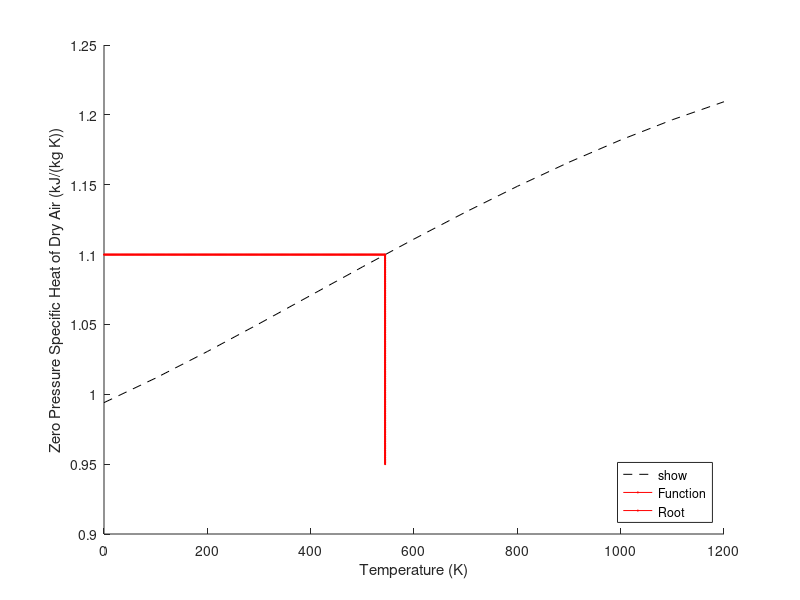

Reproduce this figure in MATLAB.
clc;clear

%Variables
xl = .2;    %lower limit
xu = .5;    %upper limit
cp = 1.1;   %specific heat
num = (.99403 + ((1.671*(10^-4))*xu) + ((9.7215*(10^-8))*(xu.^2)) - ((9.5838*(10^-11))*(xu.^3)) + ((1.952*(10^-14))*(xu.^4)) - cp)*(xu-xl); %numerator of root function
den = (.99403 + ((1.671*(10^-4))*xu) + ((9.7215*(10^-8))*(xu.^2)) - ((9.5838*(10^-11))*(xu.^3)) + ((1.952*(10^-14))*(xu.^4)) - cp)-(.99403 + ((1.671*(10^-4))*xl) + ((9.7215*(10^-8))*(xl.^2)) - ((9.5838*(10^-11))*(xl.^3)) + ((1.952*(10^-14))*(xl.^4)) - cp);    %denominator of root function
xm = xu - (num/den);    %approximated root

%Root finding
iter = 0;   %iteration counter
error = 1;  %initial error
while error > 10^-8 %stopping criterion
    if (.99403 + ((1.671*(10^-4))*xl) + ((9.7215*(10^-8))*(xl.^2)) - ((9.5838*(10^-11))*(xl.^3)) + ((1.952*(10^-14))*(xl.^4)) - cp)*(.99403 + ((1.671*(10^-4))*xm) + ((9.7215*(10^-8))*(xm.^2)) - ((9.5838*(10^-11))*(xm.^3)) + ((1.952*(10^-14))*(xm.^4)) - cp) < 0    %using false position method to determine which part of the interval to discard
        xu = xm;    %upper section discarded
    else
        xl = xm;    %lower section discarded
    end
    xm_prev = xm;   %previous root updated for next iteration
    num = (.99403 + ((1.671*(10^-4))*xu) + ((9.7215*(10^-8))*(xu.^2)) - ((9.5838*(10^-11))*(xu.^3)) + ((1.952*(10^-14))*(xu.^4)) - cp)*(xu-xl);
    den = (.99403 + ((1.671*(10^-4))*xu) + ((9.7215*(10^-8))*(xu.^2)) - ((9.5838*(10^-11))*(xu.^3)) + ((1.952*(10^-14))*(xu.^4)) - cp)-(.99403 + ((1.671*(10^-4))*xl) + ((9.7215*(10^-8))*(xl.^2)) - ((9.5838*(10^-11))*(xl.^3)) + ((1.952*(10^-14))*(xl.^4)) - cp);
    xm = xu - (num/den);    %update law
    error = abs((xm-xm_prev)/xm);   %error calculation
    iter = iter + 1;    %update iteration
end

%Plotting
T = 0:100:1200; %x range
f = .99403 + ((1.671*(10^-4))*T) + ((9.7215*(10^-8))*(T.^2)) - ((9.5838*(10^-11))*(T.^3)) + ((1.952*(10^-14))*(T.^4));  %function
hold on
plot(T,f,'k--') %function
plot(0:xm,cp,'rx-','markersize',1)  %root indicator
plot(xm,.95:.0005:cp,'rx-','markersize',1)  %root indicator
xlabel('Temperature (K)')   %x-axis label
ylabel('Zero Pressure Specific Heat of Dry Air (kJ/(kg K))')    %y-axis label
legend('show','Function','Root','location','southeast') %legend
hold off